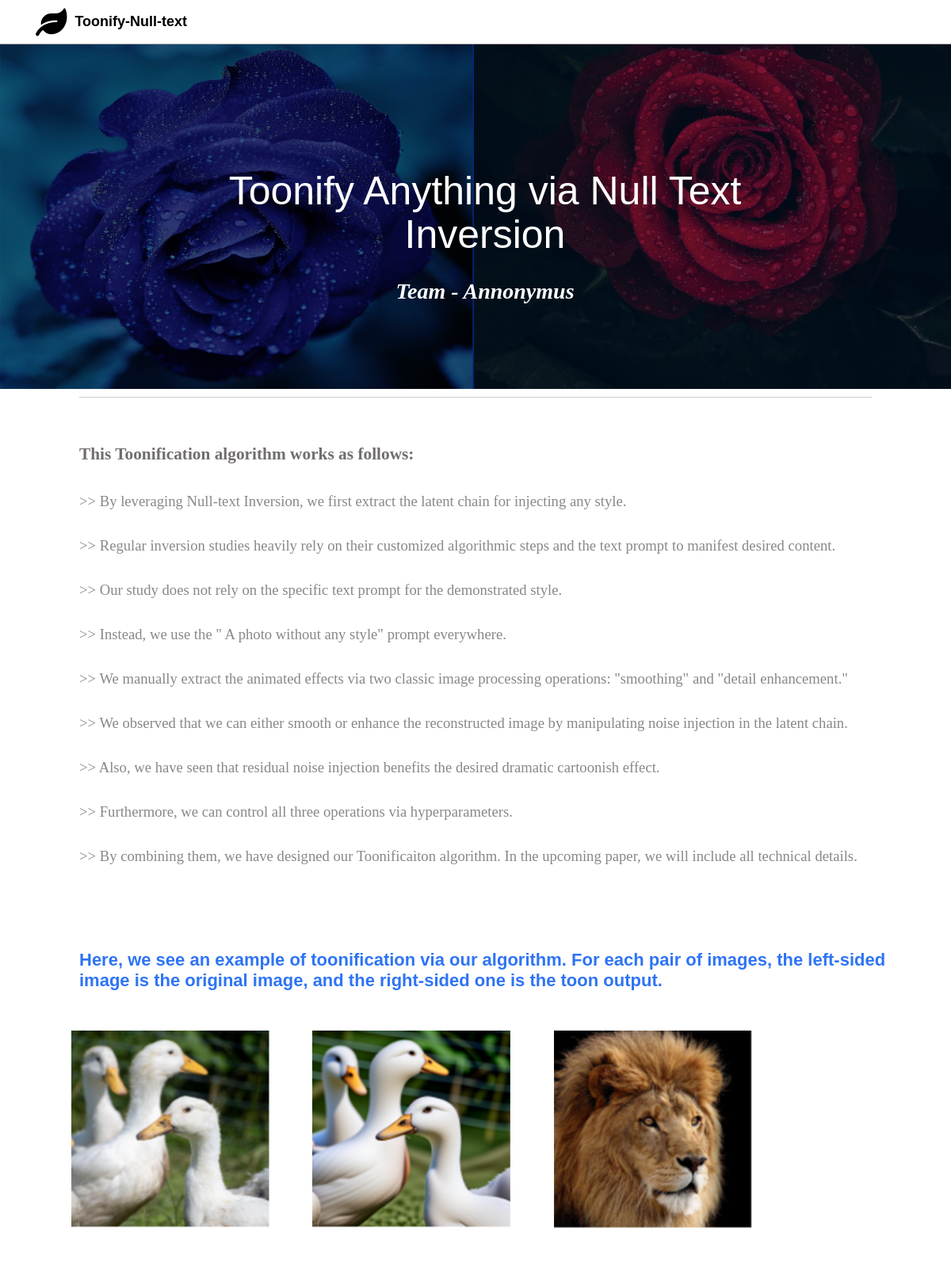
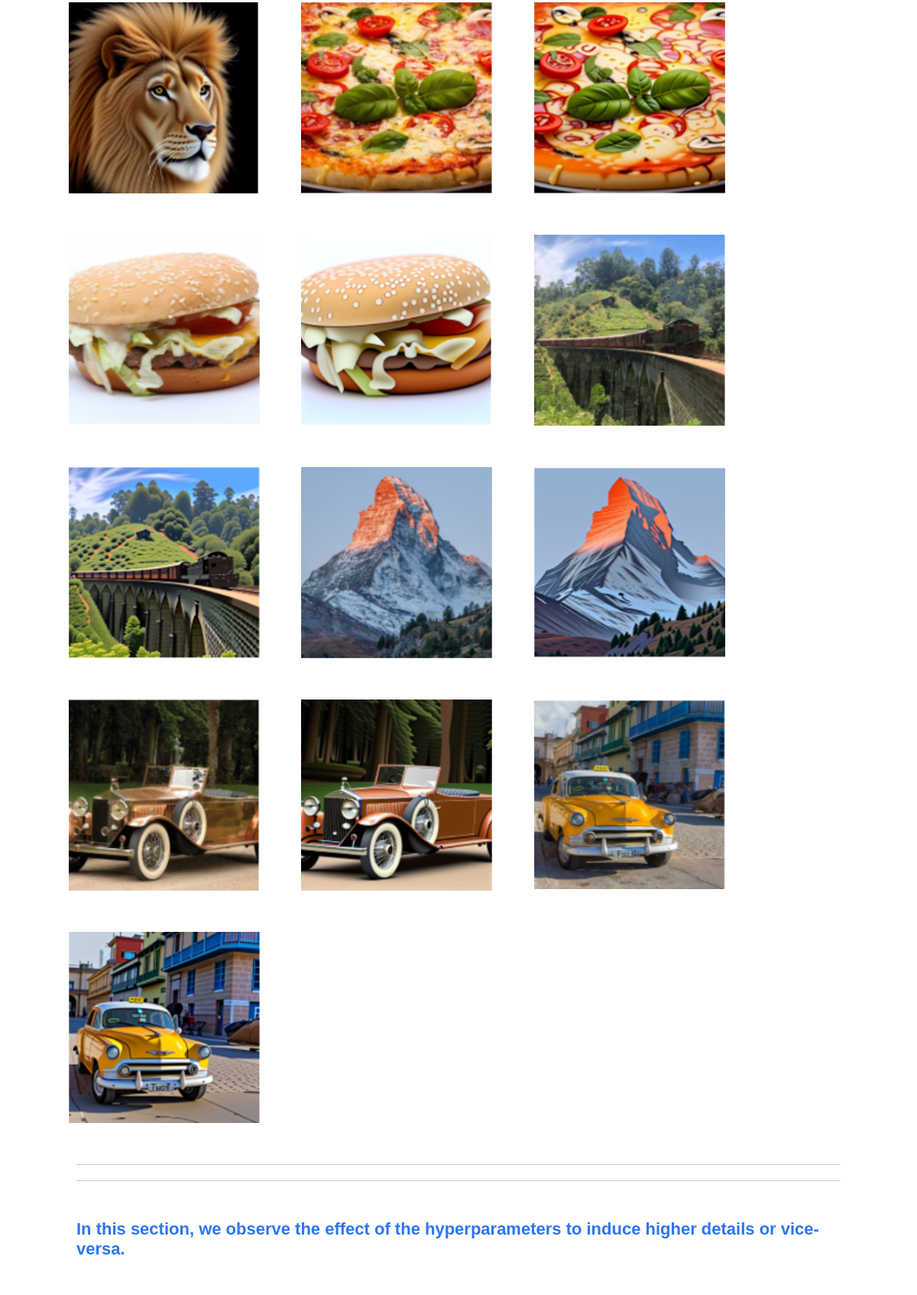
Page /homepage/ (upper part) on the committed database (2 pictures, top to bottom).
### Toonify/models.py (models this page shows)
class Sliderpage(models.Model):
    slider_heading = models.CharField(max_length = 500)
    slider_paragraph = models.CharField(max_length = 200)
    slider_photo = models.ImageField(upload_to='Slider Photo/', default='No images')

class WorkProcedureHeading(models.Model):
    work_pro_heading = models.CharField(max_length = 500)

class WorkProcedureTopic(models.Model):
    work_pro_paragraph = models.CharField(max_length = 500)

class ToonificationHeading(models.Model):
   toonification_heading = models.CharField(max_length = 500)

class ToonificationImage(models.Model):
   toonification_photo = models.ImageField(upload_to='ToonificationImage/', default='No images')

class HyperparametersHeading(models.Model):
   hyperparameters_heading = models.CharField(max_length = 500)

### Toonify/views.py (the view)
# urls.py: path('homepage/', views.homepage, name='homepage'),
def homepage(request):
    sliderdata = Sliderpage.objects.all()
    workprocedureheading = WorkProcedureHeading.objects.all()
    workproceduretopic = WorkProcedureTopic.objects.all()
    toonificationHeadingdata = ToonificationHeading.objects.all()
    toonificationimagedata = ToonificationImage.objects.all()
    hyperparametersHeadingdata = HyperparametersHeading.objects.all()
    hyperparametersimagedata = HyperparametersImage.objects.all()
    data = {
        'sliderdata': sliderdata,
        'workprocedureheading': workprocedureheading,
        'workproceduretopic': workproceduretopic,
        'toonificationHeadingdata': toonificationHeadingdata,
        'toonificationimagedata': toonificationimagedata,
        'hyperparametersHeadingdata': hyperparametersHeadingdata,
        'hyperparametersimagedata': hyperparametersimagedata,
    }
    return render(request, 'index.html', data)

### templates/index.html (shortened to what this page needs)
{% load static%}
<!DOCTYPE html>
<html lang="en">
<head>
    <link rel="stylesheet" href="https://cdnjs.cloudflare.com/ajax/libs/font-awesome/4.7.0/css/font-awesome.min.css">
    <link rel="stylesheet" href="https://cdnjs.cloudflare.com/ajax/libs/font-awesome/5.15.4/css/all.min.css">
    <link rel="stylesheet" href="{% static 'style.css' %}">
</head>
<body>
<div class = "Top-Section">
    <div class="top_bar">
        <div class = "logo">
            <a href=""><img src="" alt=""><i class="fa fa-leaf" aria-hidden="true"></i>
            </a>
        <h1>Toonify-Null-text</h1>
    </div>
    </div>
</div>
<div class="Slide_section">
    <div class="top-section">
        <div class="background-image">
            {% for i in sliderdata %}
            <img src="{{ i.slider_photo.url }}" alt="Your Image Description">
            <div class="overlay-text">
                <h1>{{i.slider_heading}}</h1>
                <p>{{i.slider_paragraph}}</p>
            </div>
            {%endfor%}
        </div>
    </div>
    <div class="line"></div>
</div>
<div class="line-5"></div>
<div class="work_procedure">
    {% for i in workprocedureheading %}
    <h1>{{i.work_pro_heading}}</h1>
    {%endfor%}
    {%for i in workproceduretopic %}
    <p>>> {{i.work_pro_paragraph}}</p>
    {%endfor%}
</div>
<div class="toonificationSection">
    <div class="header-section">
        {% for i in toonificationHeadingdata %}
        <h1>{{i.toonification_heading}}</h1>
        {%endfor%}
    </div>
    <div class="image-section">
        {% for i in toonificationimagedata %}
            <img src="{{ i.toonification_photo.url }}" alt="Your Image Description">
        {%endfor%}
    </div>
    <div class="line1"></div>
    <div class="line1"></div>
</div>
<div class="hyperparametersSection">
    <div class="hyper-header-section">
        {%for i in hyperparametersHeadingdata%}
        <h1>{{i.hyperparameters_heading}}</h1>
        {%endfor%}
    </div>
</div>
</body>
</html>

### static/style.css (style rules this page uses)
body { font-family: Arial, sans-serif; background-color: #fff; margin: 0; padding: 0; }
.Top-Section { position: sticky; top: 0; z-index: 1000; background-color: white; }
.top_bar { display: flex; align-items: center; padding: 10px; border-bottom: 1px solid #b4afaf; }
.logo { display: flex; align-items: center; }
.logo a { margin-right: 10px; }
.logo a i { font-size: 35px; color: black; margin-left: 35px }
.logo h1 { margin: 0; font-size: 18px; }
.Slide_section { position: relative; width: 100%; }
.top-section { position: relative; width: 100%; }
.background-image { position: relative; width: 100%; background-color: black; }
.background-image img { display: block; width: 100%; height: auto; object-fit: cover; overflow: scroll; }
.overlay-text { position: absolute; top: 50%; left: 30%; transform: translate(-20%, -40%); text-align: center; color: white; z-index: 2; }
.overlay-text h1 { font-size: 50px; margin-bottom: 10px; font-family: 'PT Sans', sans-serif; line-height: 1.1; font-weight: 500; }
.overlay-text p { font-size: 28px; font-family: Merriweather, serif; font-style: italic; font-weight: bold; }
.line { position: absolute; top: 0; left: 0; width: 100%; height: 100%; background-color: rgba(0, 0, 0, 0.5); z-index: 1; }
.line-5 { margin-top: 10px; border-bottom: 1px solid #ccc; margin-left: 100px; margin-right: 100px; }
.work_procedure { margin-top: 50px; }
.work_procedure h1 { margin-left: 100px; font-size: 16pt; color: #726d6d; font-variant: normal; vertical-align: baseline; font-family: Merriweather, serif; line-height: 2.00004; }
.work_procedure p { margin-left: 100px; color: #8b8787; font-size: 14pt; font-variant: normal; vertical-align: baseline; font-family: Merriweather, serif; line-height: 2.00004; }
.header-section h1 { margin-left: 100px; margin-right: 70px; margin-bottom: 50px; margin-top: 100px; font-size: 22px; color: rgb(46, 116, 245); font-family: 'PT Sans', sans-serif; }
.image-section { margin-left: 40px; }
.image-section img { width: 250px; height: 250px; margin-left: 50px; margin-bottom: 50px; }
.line1 { border-bottom: 1px solid #ccc; margin-bottom: 20px; margin-left: 100px; margin-right: 100px; }
.hyper-header-section h1 { margin-left: 100px; margin-right: 70px; margin-bottom: 50px; margin-top: 50px; font-size: 22px; color: rgb(46, 116, 245); font-family: 'PT Sans', sans-serif; }

### rows in the picture
Sliderpage: slider_photo (picture), slider_heading "Toonify Anything via Null Text Inversion", slider_paragraph "Team - Annonymus"
WorkProcedureHeading: work_pro_heading "This Toonification algorithm works as follows:"
WorkProcedureTopic: work_pro_paragraph "By leveraging Null-text Inversion, we first extract the latent chain for injecting any style."
WorkProcedureTopic: work_pro_paragraph "Regular inversion studies heavily rely on their customized algorithmic steps and the text prompt to manifest desired content."
WorkProcedureTopic: work_pro_paragraph "Our study does not rely on the specific text prompt for the demonstrated style."
WorkProcedureTopic: work_pro_paragraph "Instead, we use the \" A photo without any style\" prompt everywhere."
WorkProcedureTopic: work_pro_paragraph "We manually extract the animated effects via two classic image processing operations: \"smoothing\" and \"detail enhancement.\""
WorkProcedureTopic: work_pro_paragraph "We observed that we can either smooth or enhance the reconstructed image by manipulating noise injection in the latent chain."
WorkProcedureTopic: work_pro_paragraph "Also, we have seen that residual noise injection benefits the desired dramatic cartoonish effect."
WorkProcedureTopic: work_pro_paragraph "Furthermore, we can control all three operations via hyperparameters."
WorkProcedureTopic: work_pro_paragraph "By combining them, we have designed our Toonificaiton algorithm. In the upcoming paper, we will include all technical details."
ToonificationHeading: toonification_heading "Here, we see an example of toonification via our algorithm. For each pair of images, the left-sided image is the original image, and the right-sided one is the toon output."
ToonificationImage: toonification_photo (picture)
ToonificationImage: toonification_photo (picture)
ToonificationImage: toonification_photo (picture)
ToonificationImage: toonification_photo (picture)
ToonificationImage: toonification_photo (picture)
ToonificationImage: toonification_photo (picture)
ToonificationImage: toonification_photo (picture)
ToonificationImage: toonification_photo (picture)
ToonificationImage: toonification_photo (picture)
ToonificationImage: toonification_photo (picture)
ToonificationImage: toonification_photo (picture)
ToonificationImage: toonification_photo (picture)
ToonificationImage: toonification_photo (picture)
ToonificationImage: toonification_photo (picture)
ToonificationImage: toonification_photo (picture)
ToonificationImage: toonification_photo (picture)
HyperparametersHeading: hyperparameters_heading "In this section, we observe the effect of the hyperparameters to induce higher details or vice-versa."
